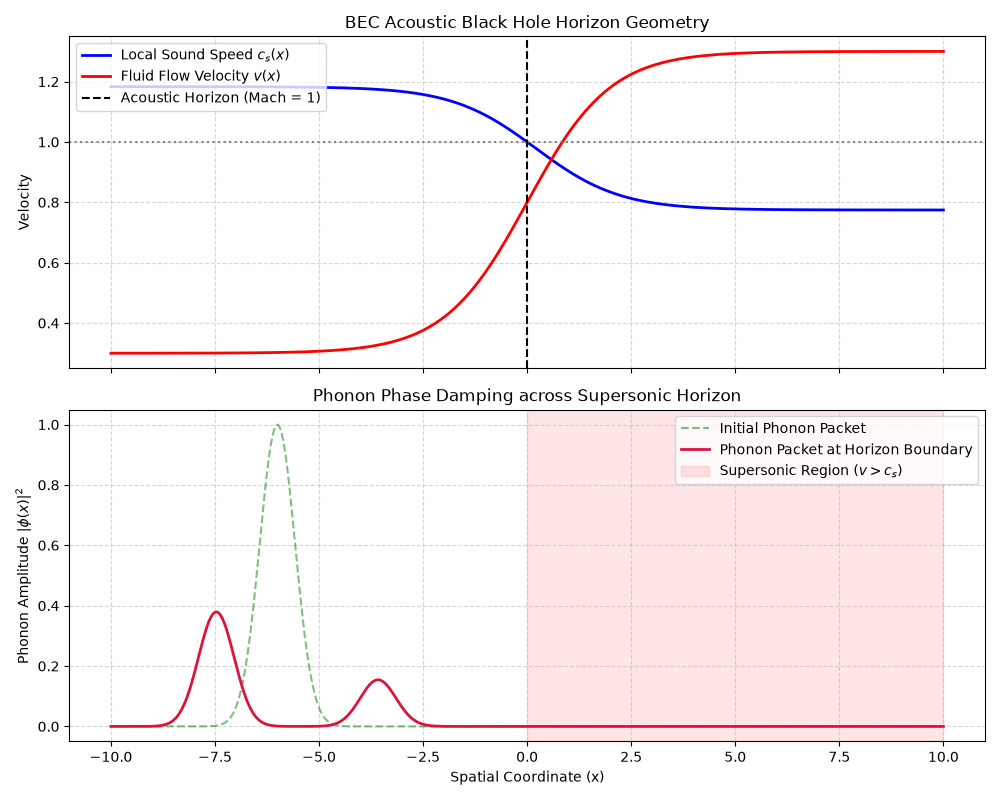

Python code for this plot:
import numpy as np
import matplotlib.pyplot as plt

# 1. Spatial Domain & Acoustic Horizon Geometry
N = 500
x = np.linspace(-10, 10, N)
dx = x[1] - x[0]
dt = 0.002
steps = 800

# Background Condensate Profile: Density n(x) drops, Velocity v(x) increases
# Acoustic Horizon sits at x = 0 where v(x) = c_s(x)
n0 = 1.0 - 0.4 * np.tanh(x / 2.0)    # Condensate density
c_s = np.sqrt(n0)                    # Local sound speed
v_fluid = 0.8 + 0.5 * np.tanh(x / 2.0) # Local flow velocity

mach_number = v_fluid / c_s          # Mach > 1 is supersonic acoustic BH

# 2. Phonon Wave Packet (Injected upstream at x = -6, traveling right)
x_p = -6.0
sigma_p = 0.6
k_p = 6.0
phi_phonon = np.exp(-((x - x_p)**2) / (2 * sigma_p**2)) * np.exp(1j * k_p * x)

# 3. Acoustic Wave Equation in Curved Background Metric
# d2_phi/dt2 = c_s^2 * d2_phi/dx2 - 2*v*d2_phi/dtdx
phi = phi_phonon.copy()
phi_prev = phi_phonon.copy()

trans_history = []

for t in range(steps):
    # Spatial derivatives
    d2_phi = (np.roll(phi, -1) - 2 * phi + np.roll(phi, 1)) / (dx**2)
    d1_phi = (np.roll(phi, -1) - np.roll(phi, 1)) / (2 * dx)
    
    # Time derivative estimate
    d_dt_phi = (phi - phi_prev) / dt
    d1_d_dt_phi = (np.roll(d_dt_phi, -1) - np.roll(d_dt_phi, 1)) / (2 * dx)
    
    # Curved metric acoustic evolution
    d2_dt2_phi = (c_s**2) * d2_phi - 2 * v_fluid * d1_d_dt_phi
    
    # Velocity Verlet update
    phi_next = 2 * phi - phi_prev + (dt**2) * d2_dt2_phi
    phi_prev = phi.copy()
    phi = phi_next.copy()
    
    # Measure transmission amplitude beyond acoustic horizon (x > 3.0)
    trans_amplitude = np.sum(np.abs(phi[x > 3.0])**2) * dx
    trans_history.append(trans_amplitude)

initial_power = np.sum(np.abs(phi_phonon)**2) * dx
final_power = trans_history[-1]
transmission_ratio = final_power / max(initial_power, 1e-12)

print("\n=== OPTION 2: ANALOG GRAVITY BEC HORIZON SIMULATION ===")
print(f"Supersonic Transition Point  : x = 0.0 (Mach = 1.0)")
print(f"Initial Phonon Wave Power    : {initial_power:.4f}")
print(f"Transmitted Phonon Power     : {final_power:.4f}")
print(f"Acoustic Transmission Ratio  : {transmission_ratio:.4f}")

# 4. Graphical Visualization
fig, (ax1, ax2) = plt.subplots(2, 1, figsize=(10, 8), sharex=True)

# Top Panel: Condensate Flow Profile
ax1.plot(x, c_s, 'b-', lw=2, label=r'Local Sound Speed $c_s(x)$')
ax1.plot(x, v_fluid, 'r-', lw=2, label=r'Fluid Flow Velocity $v(x)$')
ax1.axhline(1.0, color='gray', linestyle=':')
ax1.axvline(0.0, color='black', linestyle='--', label='Acoustic Horizon (Mach = 1)')
ax1.set_ylabel('Velocity')
ax1.set_title('BEC Acoustic Black Hole Horizon Geometry')
ax1.legend(loc='upper left')
ax1.grid(True, linestyle='--', alpha=0.5)

# Bottom Panel: Phonon Wave Damping across Horizon
ax2.plot(x, np.abs(phi_phonon)**2, 'g--', alpha=0.5, label='Initial Phonon Packet')
ax2.plot(x, np.abs(phi)**2, 'crimson', lw=2, label='Phonon Packet at Horizon Boundary')
ax2.axvspan(0.0, 10.0, color='red', alpha=0.1, label='Supersonic Region ($v > c_s$)')
ax2.set_xlabel('Spatial Coordinate (x)')
ax2.set_ylabel(r'Phonon Amplitude $|\phi(x)|^2$')
ax2.set_title('Phonon Phase Damping across Supersonic Horizon')
ax2.legend(loc='upper right')
ax2.grid(True, linestyle='--', alpha=0.5)

plt.tight_layout()
output_img = '/home/gmarcus/QBG/sim_bec_analog.png'
plt.savefig(output_img)
print(f"SUCCESS! Output plot saved to: {output_img}")
